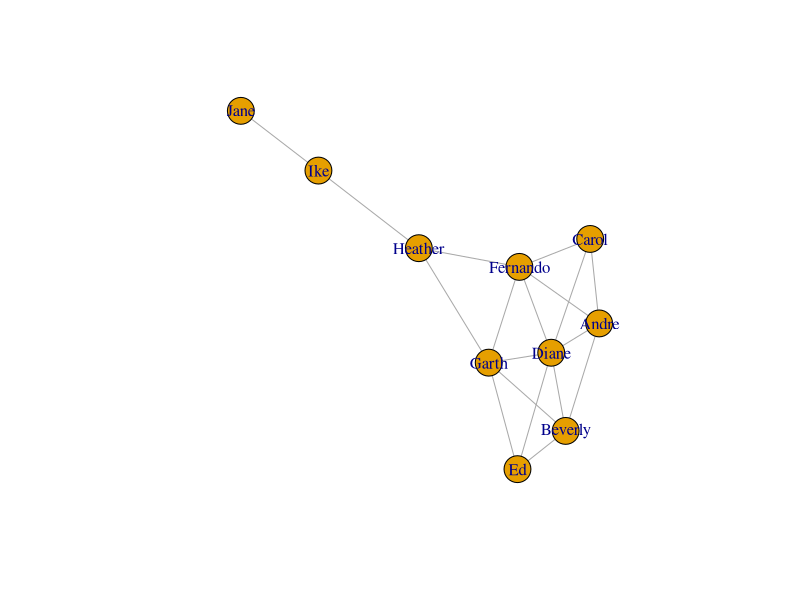

Write the R code that produced this figure.
library(readxl)
library(igraph)

# Inspect the first few rows of the dataframe 'friends'
Kite <- read_excel("Kite_Example.xlsx", range = "A2:b20")
head(Kite)

# Convert friends dataframe to a matrix
Kite.mat <- as.matrix(Kite)

# Convert friends matrix to an igraph object
g <- graph.edgelist(Kite.mat, directed = FALSE)

# Make a very basic plot of the network
plot(g)

# Subset vertices and edges
V(g)
E(g)

# Count number of edges
gsize(g)

# Count number of vertices
gorder(g)

genders <- c("M", "F", "F", "F", "M", "M", "M", "F", "M", "F")
# Create new vertex attribute called 'gender'
g <- set_vertex_attr(g, "gender", value = genders)
V(g)[[]]
